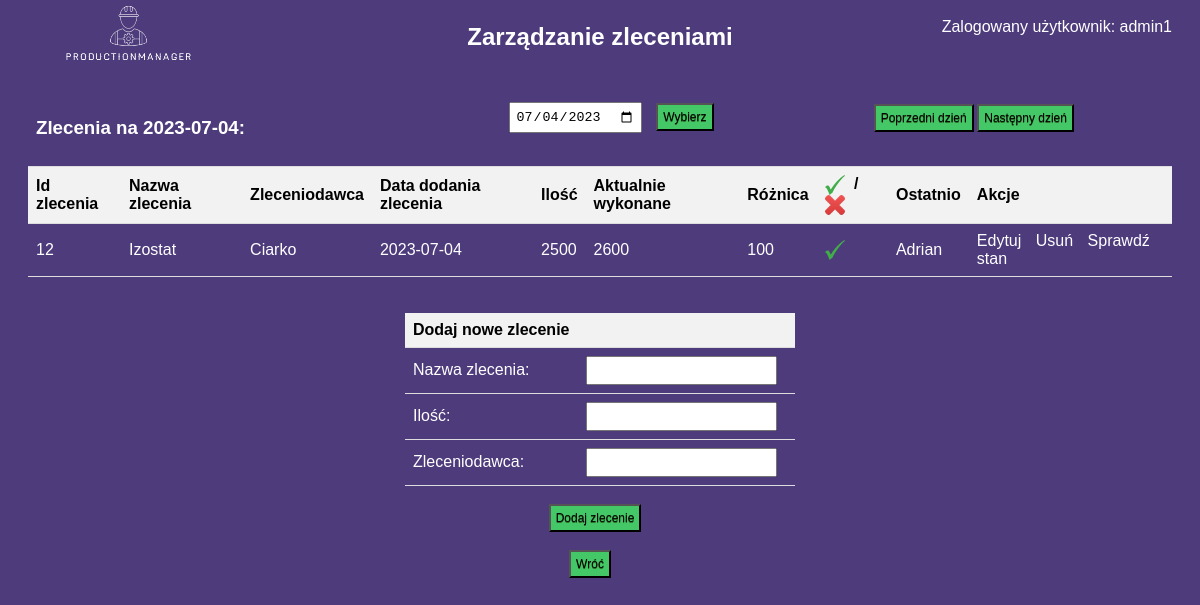
The app's page /zarzadzaj-zleceniami.php?date=2023-07-04 (signed in) with its own data.
### tables this page shows
CREATE TABLE `stan_zlecenia` (
  `Id` int(11) NOT NULL,
  `Id_zlecenia` int(11) NOT NULL,
  `ilosc` int(11) NOT NULL,
  `ostatnia_zmiana` text NOT NULL
);

CREATE TABLE `zlecenia` (
  `Id_zlecenia` int(11) NOT NULL,
  `nazwa_zlecenia` varchar(255) DEFAULT NULL,
  `ilosc` int(11) DEFAULT NULL,
  `zleceniodawca` varchar(255) DEFAULT NULL,
  `data_dodania_zlecenia` date DEFAULT NULL,
  `data_zrealizowania_zlecenia` date DEFAULT NULL
);

### zarzadzaj-zleceniami.php (the view, shortened to what this page needs)
<!DOCTYPE html>
<html>
<head>
    <link rel="stylesheet" type="text/css" href="css\zarzadzaj-zleceniami.css">
</head>
<body>
    <?php
    $host = "localhost";
    $dbname = "w64879_projekt";
    $username = "root";
    $password = "";
    try {
        $db = new PDO("mysql:host=$host;dbname=$dbname", $username, $password);
        $db->setAttribute(PDO::ATTR_ERRMODE, PDO::ERRMODE_EXCEPTION);
    } catch (PDOException $e) {
        die("Błąd połączenia z bazą danych: " . $e->getMessage());
    }
    function getZlecenia($date)
    {
        global $db;
        $stmt = $db->prepare("SELECT zlecenia.*, stan_zlecenia.ilosc AS wykonane, stan_zlecenia.ostatnia_zmiana FROM zlecenia LEFT JOIN stan_zlecenia ON zlecenia.Id_zlecenia = stan_zlecenia.Id_zlecenia WHERE zlecenia.data_zrealizowania_zlecenia = :date");
        $stmt->execute(array(':date' => $date));
        return $stmt->fetchAll(PDO::FETCH_ASSOC);
    }
    function formatDate($date)
    {
        return date("Y-m-d", strtotime($date));
    }
    if (isset($_GET['date'])) {
        $selectedDate = $_GET['date'];
    } else {
        $selectedDate = formatDate(date('Y-m-d'));
    }
    $zlecenia = getZlecenia($selectedDate);
    ?>
    <p style="text-align: right; zindex: 1; margin-top: -10px;">Zalogowany użytkownik: <?php echo $_SESSION['username']; ?></p>
    <img style="zindex: -9; margin-top: -85px;" class="logo" src="img/logo.png" width="200px">
    <center><h2 style="margin-top: -70px;">Zarządzanie zleceniami</h2></center>
    <br>
    <div class="kalendarz"><center>
	<table>
		<tr>
			<td>
				<h3>Zlecenia na <?php echo formatDate($selectedDate); ?>:</h3>
			</td>
			<td>
				<div class="fun1">
					<form action="<?php echo htmlspecialchars($_SERVER["PHP_SELF"]); ?>" method="GET">
						<input type="date" name="date" value="<?php echo $selectedDate; ?>" required>
						<input type="submit" value="Wybierz" class="bzaloguj">
					</form>
				</div>
			</td>
			<td>
				<div class="fun2">
					<form action="<?php echo htmlspecialchars($_SERVER["PHP_SELF"]); ?>" method="GET">
						<input type="submit" value="Poprzedni dzień" class="bzaloguj">
					</form>
				</div>
			</td>
			<td>
				<div class="fun3">
					<form action="<?php echo htmlspecialchars($_SERVER["PHP_SELF"]); ?>" method="GET">
						<input type="submit" value="Następny dzień" class="bzaloguj">
					</form>
				</div>
			</td>
		</tr>
	</table>
	</center>
</div>
<table>
	<tr>
		<th>Id zlecenia</th>
		<th>Nazwa zlecenia</th>
		<th>Zleceniodawca</th>
		<th>Data dodania zlecenia</th>
		<th>Ilość</th>
		<th>Aktualnie wykonane</th>
		<th>Różnica</th>
		<th><img src="img/v.png" width="20" height="20"> / <img src="img/x.jpg" width="20" height="20"></th>
		<th>Ostatnio</th>
		<th>Akcje</th>
	</tr>
	<?php foreach ($zlecenia as $zlecenie) { ?>
		<tr>
			<td><?php echo $zlecenie['Id_zlecenia']; ?></td>
			<td><?php echo $zlecenie['nazwa_zlecenia']; ?></td>
			<td><?php echo $zlecenie['zleceniodawca']; ?></td>
			<td><?php echo $zlecenie['data_dodania_zlecenia']; ?></td>
			<td><?php echo $zlecenie['ilosc']; ?></td>
			<td><?php echo $zlecenie['wykonane'] ?? '0'; ?></td>
			<td><?php echo $zlecenie['wykonane'] - ($zlecenie['ilosc'] ?? 0); ?></td>
			<td><?php echo ($zlecenie['ilosc'] <= ($zlecenie['wykonane'] ?? 0)) ? '<img src="img/v.png" width="20" height="20">' : '<img src="img/x.jpg" width="20" height="20">'; ?></td>
			<td><?php echo $zlecenie['ostatnia_zmiana']; ?></td>
			<td>
				<a href="edytuj_zlecenie.php?id=<?php echo $zlecenie['Id_zlecenia']; ?>">Edytuj</a>
				<a href="usun_zlecenie.php?id=<?php echo $zlecenie['Id_zlecenia']; ?>">Usuń</a>
				<a href="stan_zlecenia.php?id=<?php echo $zlecenie['Id_zlecenia']; ?>">Sprawdź stan</a>
			</td>
		</tr>
	<?php } ?>
</table>
<br><br>
<center>
	<table style="width: 390px;">
		<form action="dodaj_zlecenie.php" method="POST">
			<tr>
				<th>Dodaj nowe zlecenie</th>
				<th></th>
			</tr>
			<tr>
				<td> <label for="nazwa">Nazwa zlecenia:</label></td>
				<td><input type="text" name="nazwa" required></td>
			</tr>
			<tr>
				<td><label for="ilosc">Ilość:</label></td>
				<td><input type="text" name="ilosc" required></td>
			</tr>
			<tr>
				<td><label for="zleceniodawca">Zleceniodawca:</label></td>
				<td><input type="text" name="zleceniodawca" required></td>
			</tr>
	</table><br>
	<input type="submit" value="Dodaj zlecenie" class="bzaloguj"><br><br>
	<a href="index.php"><input type="submit" value="Wróć" class="bzaloguj"></a>
</center>
<br><br>

### CSS/zarzadzaj-zleceniami.css (style rules this page uses)
body { background-color: #4E3B7C; font-family: Tahoma, sans-serif; color: #fff; padding: 20px; }
.fun2 { margin-left: -120px; }
.fun3 { margin-left: -50px; }
.bzaloguj { background-color:#44c767; display:inline-block; cursor:pointer; color:#000; font-family:Arial; font-size:12px; padding:4px 15px; text-decoration:none; text-shadow:0px 1px 0px #2f6627; }
h2 { color: #fff; }
p { color: #fff; }
form { margin-bottom: 20px; }
input[type="date"], input[type="text"], input[type="submit"] { padding: 5px; margin-right: 10px; }
table { width: 100%; border-collapse: collapse; }
th, td { padding: 8px; text-align: left; border-bottom: 1px solid #ddd; }
th { background-color: #f2f2f2; color: #000; }
a { color: #fff; text-decoration: none; margin-right: 10px; }
img { vertical-align: middle; margin-right: 5px; }
h3 { margin-top: 20px; }

### zarzadzaj-zleceniami.php (style rules this page uses)
table { width: 100%; border-collapse: collapse; }
th, td { padding: 8px; text-align: left; border-bottom: 1px solid #ddd; }
th { background-color: #f2f2f2; }

### records on screen
stan_zlecenia: Id_zlecenia.Id_zlecenia "12", Id_zlecenia.nazwa_zlecenia "Izostat", Id_zlecenia.zleceniodawca "Ciarko", Id_zlecenia.data_dodania_zlecenia "2023-07-04", Id_zlecenia.ilosc "2500", ilosc "2600", $zlecenie['wykonane']-($zlecenie['ilosc']??0) "100", ostatnia_zmiana "Adrian"

### other values on screen
$_SESSION['username'] "admin1"
formatDate($selectedDate) "2023-07-04"
